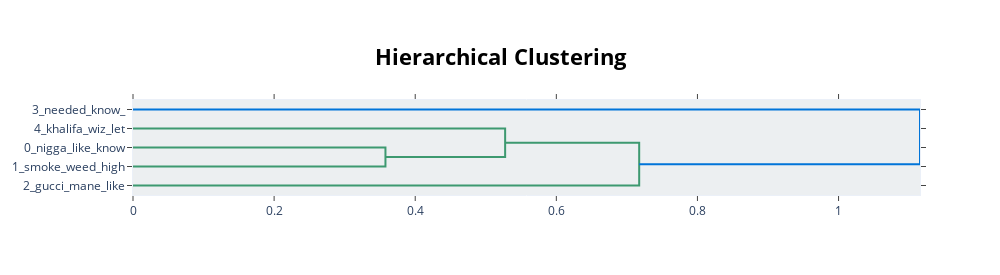

The cell this chart's notebook holds for it:
### Code cell
topic_model.visualize_hierarchy()

### Figure 1 — Plotly figure (JSON) as saved in the notebook; plotly's stock layout.template omitted (floating-point values rounded to 4 significant figures)
{"data": [{"hoverinfo": "text", "marker": {"color": "rgb(61,153,112)"}, "mode": "lines", "type": "scatter", "x": [0, 0.3578, 0.3578, 0], "xaxis": "x", "y": [-25, -25, -35, -35], "yaxis": "y"}, {"hoverinfo": "text", "marker": {"color": "rgb(61,153,112)"}, "mode": "lines", "type": "scatter", "x": [0, 0.5274, 0.5274, 0.3578], "xaxis": "x", "y": [-15, -15, -30, -30], "yaxis": "y"}, {"hoverinfo": "text", "marker": {"color": "rgb(61,153,112)"}, "mode": "lines", "type": "scatter", "x": [0.5274, 0.7174, 0.7174, 0], "xaxis": "x", "y": [-22.5, -22.5, -45, -45], "yaxis": "y"}, {"hoverinfo": "text", "marker": {"color": "rgb(0,116,217)"}, "mode": "lines", "type": "scatter", "x": [0, 1.115, 1.115, 0.7174], "xaxis": "x", "y": [-5, -5, -33.75, -33.75], "yaxis": "y"}], "layout": {"autosize": false, "height": 275, "hoverlabel": {"bgcolor": "white", "font": {"family": "Rockwell", "size": 16}}, "hovermode": "closest", "plot_bgcolor": "#ECEFF1", "showlegend": false, "title": {"font": {"color": "Black", "size": 22}, "text": "<b>Hierarchical Clustering</b>", "x": 0.5, "xanchor": "center", "yanchor": "top"}, "width": 1000, "xaxis": {"mirror": "allticks", "rangemode": "tozero", "showgrid": false, "showline": true, "showticklabels": true, "ticks": "outside", "type": "linear", "zeroline": false}, "yaxis": {"mirror": "allticks", "range": [-50, 0], "rangemode": "tozero", "showgrid": false, "showline": true, "showticklabels": true, "tickmode": "array", "ticks": "outside", "ticktext": ["3_needed_know_", "4_khalifa_wiz_let", "0_nigga_like_know", "1_smoke_weed_high", "2_gucci_mane_like"], "tickvals": [-5, -15, -25, -35, -45], "type": "linear", "zeroline": false}}}
